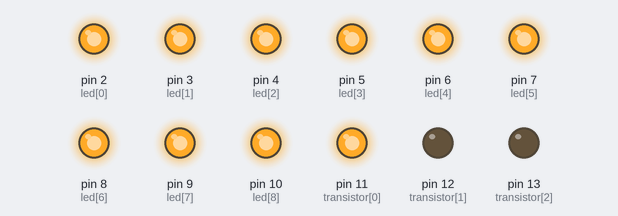
Recording of a sketch running on a simulated Arduino Uno, built with avr-gcc and run on an emulated ATmega328P. On the bench: output pins drawn as LEDs (lit = HIGH).

Above: at 0.1 s.
At 2.9 s:
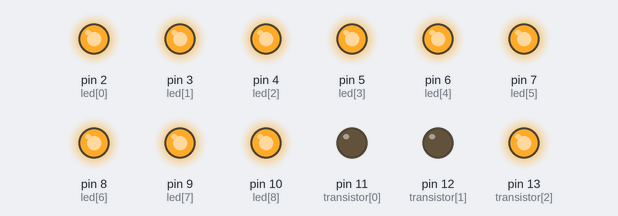
At 5.7 s:
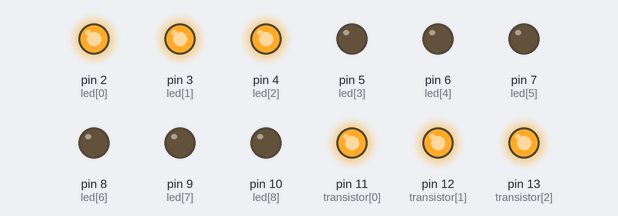
At 11.5 s:
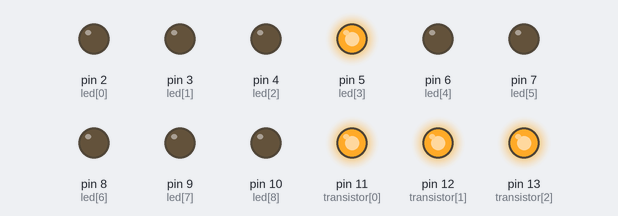
At 23.1 s:
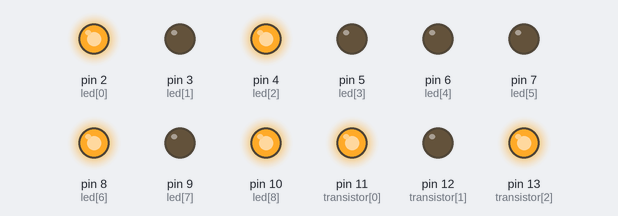
At 39.7 s:
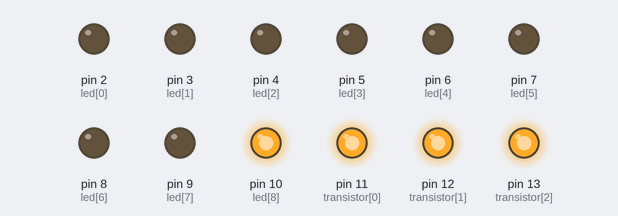
Timing chart, 0 to 40.0 s (numbered marks = the images above):
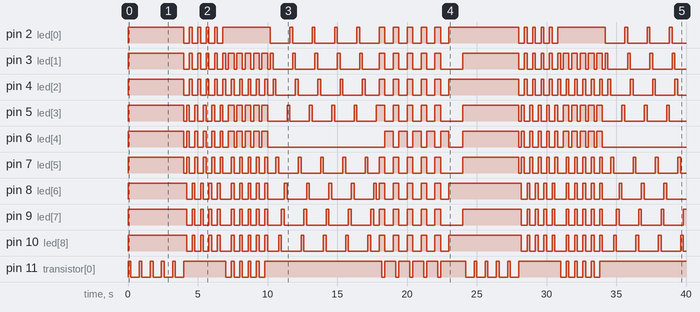

Measured:
- by itself, pin 2 (led[0]): LOW → HIGH at 0.00 s, → LOW 4.0 s later, → HIGH 0.40 s later, → LOW 0.20 s later, … (48 changes in this stretch)
- by itself, pin 3 (led[1]): LOW → HIGH at 0.00 s, → LOW 4.0 s later, → HIGH 0.40 s later, → LOW 0.20 s later, … (72 changes in this stretch)
- by itself, pin 4 (led[2]): LOW → HIGH at 0.00 s, → LOW 4.0 s later, → HIGH 0.40 s later, → LOW 0.20 s later, … (72 changes in this stretch)
- by itself, pin 5 (led[3]): LOW → HIGH at 0.00 s, → LOW 4.0 s later, → HIGH 0.20 s later, → LOW 0.20 s later, … (68 changes in this stretch)
- by itself, pin 6 (led[4]): LOW → HIGH at 0.00 s, → LOW 4.0 s later, → HIGH 0.20 s later, → LOW 0.20 s later, … (54 changes in this stretch)
- by itself, pin 7 (led[5]): LOW → HIGH at 0.00 s, → LOW 4.0 s later, → HIGH 0.20 s later, → LOW 0.20 s later, … (72 changes in this stretch)
- by itself, pin 8 (led[6]): LOW → HIGH at 0.00 s, → LOW 4.2 s later, → HIGH 0.40 s later, → LOW 0.20 s later, … (66 changes in this stretch)
- by itself, pin 9 (led[7]): LOW → HIGH at 0.00 s, → LOW 4.2 s later, → HIGH 0.40 s later, → LOW 0.20 s later, … (67 changes in this stretch)

The sketch:

_3x3_3_led_cube.ino
```cpp
int led[] = {2, 3, 4, 5, 6, 7, 8, 9, 10};
int transistor[] = {11, 12, 13};


void setup() {
  Serial.begin(9600);

  pinMode(led[0], OUTPUT);
  pinMode(led[1], OUTPUT);
  pinMode(led[2], OUTPUT);
  pinMode(led[3], OUTPUT);
  pinMode(led[4], OUTPUT);
  pinMode(led[5], OUTPUT);
  pinMode(led[6], OUTPUT);
  pinMode(led[7], OUTPUT);
  pinMode(led[8], OUTPUT);

  pinMode(transistor[0], OUTPUT);
  pinMode(transistor[1], OUTPUT);
  pinMode(transistor[2], OUTPUT);
}

void loop() {
  // put your main code here, to run repeatedly:


  fromDownToTop();
  fromDownToTop();
  fromDownToTop();
  fromDownToTop();
  fromDownToTop();
  fromLeftToRight();
  fromLeftToRight();
  fromLeftToRight();
  fromLeftToRight();
  fromLeftToRight();
  fromCornerToCorner();
  fromCornerToCorner();
  fromCornerToCorner();
  fromCornerToCorner();
  fromCornerToCorner();
  circle();
  circle();
  circle();
  circle();
  circle();
  cube();
  cube();
  cube();
  cube();
  cube();
  plus();
  plus();
  plus();
  plus();
  plus();

//    digitalWrite(transistor[0], HIGH);
//    digitalWrite(transistor[1], HIGH);
//    digitalWrite(transistor[2], HIGH);
//    digitalWrite(led[0], HIGH);

}


void fromDownToTop() {
  for (int i = 0; i < 4; i++) {
    digitalWrite(transistor[i], HIGH);
      digitalWrite(led[0], HIGH);
      digitalWrite(led[1], HIGH);
      digitalWrite(led[2], HIGH);
      digitalWrite(led[3], HIGH);
      digitalWrite(led[4], HIGH);
      digitalWrite(led[5], HIGH);
      digitalWrite(led[6], HIGH);
      digitalWrite(led[7], HIGH);
      digitalWrite(led[8], HIGH);
      delay(200);
      digitalWrite(transistor[i], LOW);
  }
}

void fromLeftToRight() {

    digitalWrite(transistor[0], HIGH);
    digitalWrite(transistor[1], HIGH);
    digitalWrite(transistor[2], HIGH);
      digitalWrite(led[0], LOW);
      digitalWrite(led[1], LOW);
      digitalWrite(led[2], LOW);
      digitalWrite(led[3], LOW);
      digitalWrite(led[4], LOW);
      digitalWrite(led[5], LOW);
      digitalWrite(led[6], HIGH);
      digitalWrite(led[7], HIGH);
      digitalWrite(led[8], HIGH);
      delay(200);
      digitalWrite(led[0], LOW);
      digitalWrite(led[1], LOW);
      digitalWrite(led[2], LOW);
      digitalWrite(led[3], HIGH);
      digitalWrite(led[4], HIGH);
      digitalWrite(led[5], HIGH);
      digitalWrite(led[6], LOW);
      digitalWrite(led[7], LOW);
      digitalWrite(led[8], LOW);
      delay(200);
      digitalWrite(led[0], HIGH);
      digitalWrite(led[1], HIGH);
      digitalWrite(led[2], HIGH);
      digitalWrite(led[3], LOW);
      digitalWrite(led[4], LOW);
      digitalWrite(led[5], LOW);
      digitalWrite(led[6], LOW);
      digitalWrite(led[7], LOW);
      digitalWrite(led[8], LOW);
      delay(200);
}

void fromCornerToCorner() {
    digitalWrite(transistor[0], LOW);
    digitalWrite(transistor[1], LOW);
    digitalWrite(transistor[2], HIGH);
    digitalWrite(led[0], HIGH);
    digitalWrite(led[1], LOW);
    digitalWrite(led[2], LOW);
    digitalWrite(led[3], LOW);
    digitalWrite(led[4], LOW);
    digitalWrite(led[5], LOW);
    digitalWrite(led[6], LOW);
    digitalWrite(led[7], LOW);
    digitalWrite(led[8], LOW);
    delay(200);
    digitalWrite(transistor[0], LOW);
    digitalWrite(transistor[1], HIGH);
    digitalWrite(transistor[2], HIGH);
    digitalWrite(led[0], HIGH);
    digitalWrite(led[1], HIGH);
    digitalWrite(led[2], LOW);
    digitalWrite(led[3], HIGH);
    digitalWrite(led[4], HIGH);
    digitalWrite(led[5], LOW);
    digitalWrite(led[6], LOW);
    digitalWrite(led[7], LOW);
    digitalWrite(led[8], LOW);
    delay(200);
    digitalWrite(transistor[0], HIGH);
    digitalWrite(transistor[1], HIGH);
    digitalWrite(transistor[2], HIGH);
    digitalWrite(led[0], HIGH);
    digitalWrite(led[1], HIGH);
    digitalWrite(led[2], HIGH);
    digitalWrite(led[3], HIGH);
    digitalWrite(led[4], HIGH);
    digitalWrite(led[5], HIGH);
    digitalWrite(led[6], HIGH);
    digitalWrite(led[7], HIGH);
    digitalWrite(led[8], HIGH);
    delay(200);
}

void circle() {
    digitalWrite(transistor[0], HIGH);
    digitalWrite(transistor[1], HIGH);
    digitalWrite(transistor[2], HIGH);
    digitalWrite(led[0], HIGH);
    digitalWrite(led[1], LOW);
    digitalWrite(led[2], LOW);
    digitalWrite(led[3], LOW);
    digitalWrite(led[4], LOW);
    digitalWrite(led[5], LOW);
    digitalWrite(led[6], LOW);
    digitalWrite(led[7], LOW);
    digitalWrite(led[8], LOW);
    delay(200);
    digitalWrite(led[0], LOW);
    digitalWrite(led[1], HIGH);
    digitalWrite(led[2], LOW);
    digitalWrite(led[3], LOW);
    digitalWrite(led[4], LOW);
    digitalWrite(led[5], LOW);
    digitalWrite(led[6], LOW);
    digitalWrite(led[7], LOW);
    digitalWrite(led[8], LOW);
    delay(200);
    digitalWrite(led[0], LOW);
    digitalWrite(led[1], LOW);
    digitalWrite(led[2], HIGH);
    digitalWrite(led[3], LOW);
    digitalWrite(led[4], LOW);
    digitalWrite(led[5], LOW);
    digitalWrite(led[6], LOW);
    digitalWrite(led[7], LOW);
    digitalWrite(led[8], LOW);
    delay(200);
    digitalWrite(led[0], LOW);
    digitalWrite(led[1], LOW);
    digitalWrite(led[2], LOW);
    digitalWrite(led[3], LOW);
    digitalWrite(led[4], LOW);
    digitalWrite(led[5], HIGH);
    digitalWrite(led[6], LOW);
    digitalWrite(led[7], LOW);
    digitalWrite(led[8], LOW);
    delay(200);
    digitalWrite(led[0], LOW);
    digitalWrite(led[1], LOW);
    digitalWrite(led[2], LOW);
    digitalWrite(led[3], LOW);
    digitalWrite(led[4], LOW);
    digitalWrite(led[5], LOW);
    digitalWrite(led[6], LOW);
    digitalWrite(led[7], LOW);
    digitalWrite(led[8], HIGH);
    delay(200);
    digitalWrite(led[0], LOW);
    digitalWrite(led[1], LOW);
    digitalWrite(led[2], LOW);
    digitalWrite(led[3], LOW);
    digitalWrite(led[4], LOW);
    digitalWrite(led[5], LOW);
    digitalWrite(led[6], LOW);
    digitalWrite(led[7], HIGH);
    digitalWrite(led[8], LOW);
    delay(200);
    digitalWrite(led[0], LOW);
    digitalWrite(led[1], LOW);
    digitalWrite(led[2], LOW);
    digitalWrite(led[3], LOW);
    digitalWrite(led[4], LOW);
    digitalWrite(led[5], LOW);
    digitalWrite(led[6], HIGH);
    digitalWrite(led[7], LOW);
    digitalWrite(led[8], LOW);
    delay(200);
    digitalWrite(led[0], LOW);
    digitalWrite(led[1], LOW);
    digitalWrite(led[2], LOW);
    digitalWrite(led[3], HIGH);
    digitalWrite(led[4], LOW);
    digitalWrite(led[5], LOW);
    digitalWrite(led[6], LOW);
    digitalWrite(led[7], LOW);
    digitalWrite(led[8], LOW);
    delay(200);
}

void cube() {
    digitalWrite(transistor[0], HIGH);
    digitalWrite(transistor[1], HIGH);
    digitalWrite(transistor[2], HIGH);
    digitalWrite(led[0], HIGH);
    digitalWrite(led[1], HIGH);
    digitalWrite(led[2], HIGH);
    digitalWrite(led[3], HIGH);
    digitalWrite(led[4], LOW);
    digitalWrite(led[5], HIGH);
    digitalWrite(led[6], HIGH);
    digitalWrite(led[7], HIGH);
    digitalWrite(led[8], HIGH);
    delay(200);
    digitalWrite(transistor[0], LOW);
    digitalWrite(transistor[1], LOW);
    digitalWrite(transistor[2], LOW);
    delay(200);
    digitalWrite(transistor[0], HIGH);
    digitalWrite(transistor[1], LOW);
    digitalWrite(transistor[2], LOW);
    digitalWrite(led[0], LOW);
    digitalWrite(led[1], LOW);
    digitalWrite(led[2], LOW);
    digitalWrite(led[3], LOW);
    digitalWrite(led[4], HIGH);
    digitalWrite(led[5], LOW);
    digitalWrite(led[6], LOW);
    digitalWrite(led[7], LOW);
    digitalWrite(led[8], LOW);
    delay(200);
    digitalWrite(transistor[0], HIGH);
    digitalWrite(transistor[1], HIGH);
    digitalWrite(transistor[2], LOW);
    digitalWrite(led[0], LOW);
    digitalWrite(led[1], LOW);
    digitalWrite(led[2], LOW);
    digitalWrite(led[3], LOW);
    digitalWrite(led[4], HIGH);
    digitalWrite(led[5], LOW);
    digitalWrite(led[6], LOW);
    digitalWrite(led[7], LOW);
    digitalWrite(led[8], LOW);
    delay(200);
    digitalWrite(transistor[0], HIGH);
    digitalWrite(transistor[1], HIGH);
    digitalWrite(transistor[2], HIGH);
    digitalWrite(led[0], LOW);
    digitalWrite(led[1], LOW);
    digitalWrite(led[2], LOW);
    digitalWrite(led[3], LOW);
    digitalWrite(led[4], HIGH);
    digitalWrite(led[5], LOW);
    digitalWrite(led[6], LOW);
    digitalWrite(led[7], LOW);
    digitalWrite(led[8], LOW);
    delay(200);
}

void plus() {
    digitalWrite(transistor[0], HIGH);
    digitalWrite(transistor[1], LOW);
    digitalWrite(transistor[2], HIGH);
    digitalWrite(led[0], HIGH);
    digitalWrite(led[1], LOW);
    digitalWrite(led[2], HIGH);
    digitalWrite(led[3], LOW);
    digitalWrite(led[4], LOW);
    digitalWrite(led[5], LOW);
    digitalWrite(led[6], HIGH);
    digitalWrite(led[7], LOW);
    digitalWrite(led[8], HIGH);
    delay(200);
    digitalWrite(transistor[0], HIGH);
    digitalWrite(transistor[1], HIGH);
    digitalWrite(transistor[2], HIGH);
    digitalWrite(led[0], LOW);
    digitalWrite(led[1], HIGH);
    digitalWrite(led[2], LOW);
    digitalWrite(led[3], HIGH);
    digitalWrite(led[4], HIGH);
    digitalWrite(led[5], HIGH);
    digitalWrite(led[6], LOW);
    digitalWrite(led[7], HIGH);
    digitalWrite(led[8], LOW);
}
```
